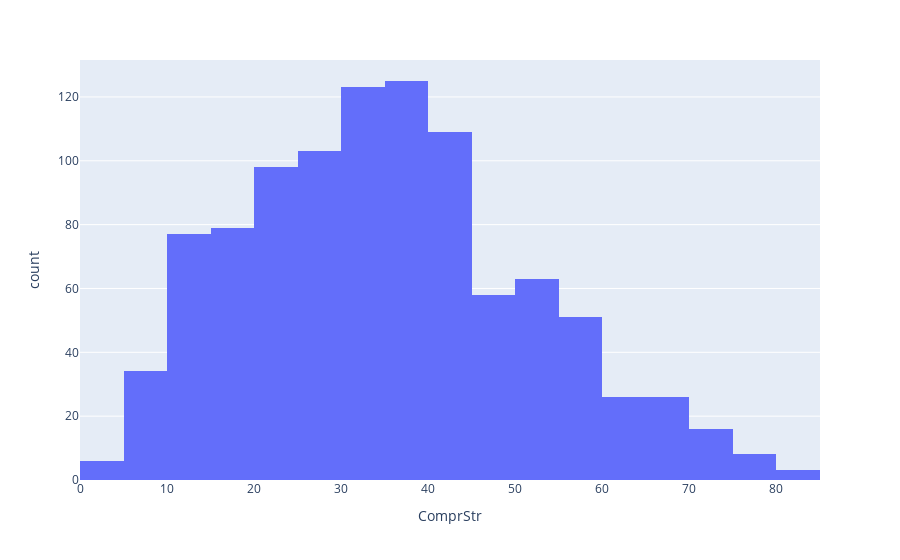

Notebook code cell kept with this figure:
### Markdown cell above
#### Histograms

### Code cell
openai.api_key  = os.getenv('OPENAI_API_KEY')

text = f"""
In an initial experiment of {len(df)} trials I measured "{','.join(y_nm)}" by varying \
the following experimental variables {'"' + '","'.join(x_nm) + '"'}.\
The measurements are stored in the following Python dataframe\
{df}.
"""

prompt = f"""
```{text}``` Return the Python code to generate a histogram of {','.join(y_nm)} with plotly.\
"""

response = get_completion(prompt)

exec(response.replace('python','').replace('```',''). replace('```','')[1:])

### Figure 1 — Plotly figure (JSON) as saved in the notebook; plotly's stock layout.template omitted (floating-point values rounded to 4 significant figures; data arrays with more than 128 entries replaced by an {"elided": "..."} marker saying what was removed)
{"data": [{"alignmentgroup": "True", "bingroup": "x", "hovertemplate": "ComprStr=%{x}<br>count=%{y}<extra></extra>", "legendgroup": "", "marker": {"color": "#636efa", "pattern": {"shape": ""}}, "name": "", "offsetgroup": "", "orientation": "v", "showlegend": false, "type": "histogram", "x": {"elided": "1005 float values"}, "xaxis": "x", "yaxis": "y"}], "layout": {"barmode": "relative", "legend": {"tracegroupgap": 0}, "margin": {"t": 60}, "xaxis": {"anchor": "y", "domain": [0, 1], "title": {"text": "ComprStr"}}, "yaxis": {"anchor": "x", "domain": [0, 1], "title": {"text": "count"}}}}
